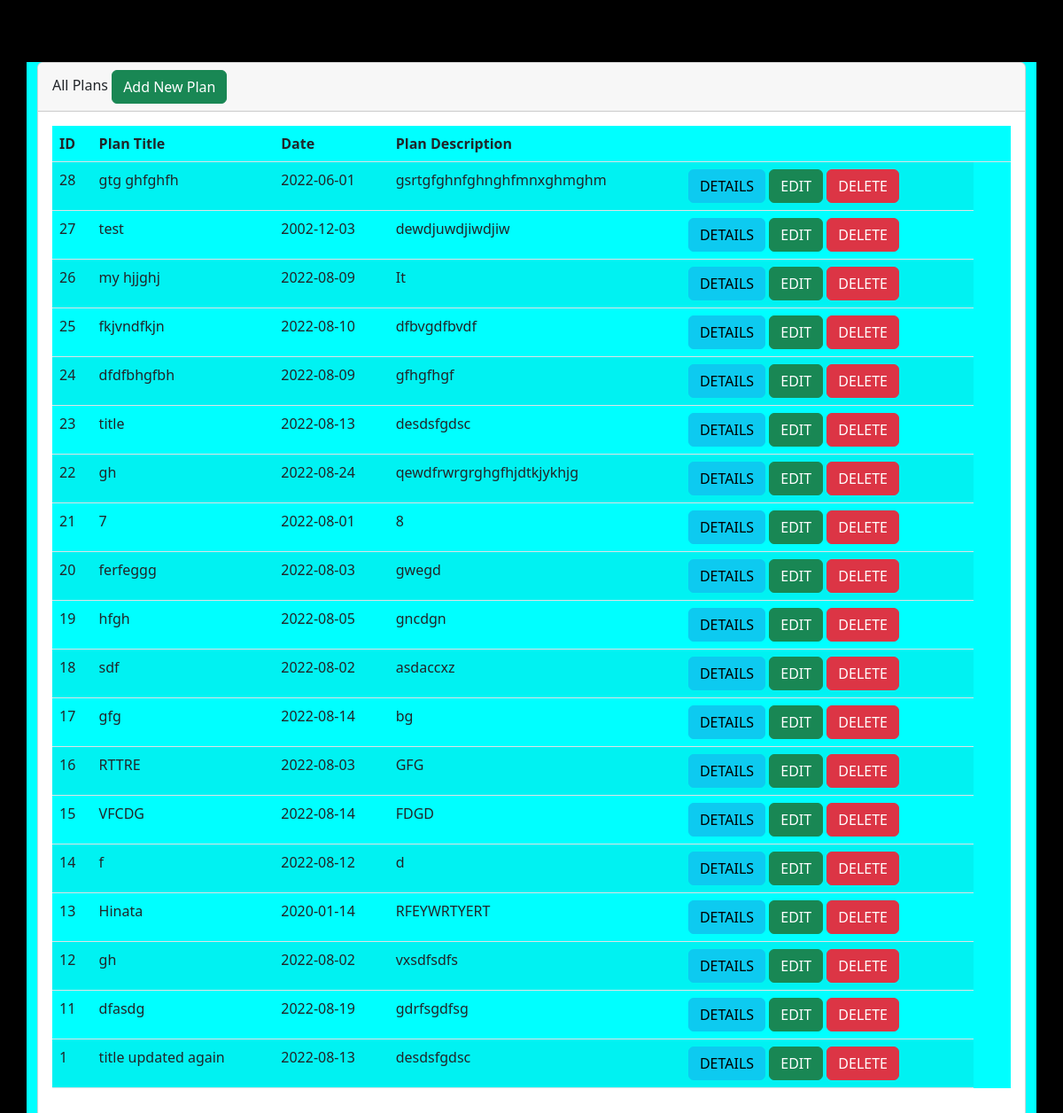
The app's page /index.php/plan with its own data.
### tables this page shows
CREATE TABLE `plans` (
  `id` int(20) NOT NULL,
  `title` varchar(200) NOT NULL,
  `planDate` varchar(15) NOT NULL,
  `description` text DEFAULT NULL
);

### application/controllers/Plan.php (called while the page is built, shortened)
<?php
class Plan extends CI_Controller
{
    function __construct()
    {
        $this->load->helper('url');
        $this->load->library('session');
        $this->load->model('PlanModel');
        $this->load->helper('form');
    }
    public function index()
    {
        $data = array();
        $data['viewPlanData'] = $this->PlanModel->viewPlanData();
        $this->load->view('plan_view', $data);
    }
}

### index.php (called while the page is built, shortened)
<?php
require_once BASEPATH.'core/CodeIgniter.php';

### application/models/PlanModel.php (called while the page is built, shortened)
<?php
class PlanModel extends CI_model
{
    function viewPlanData()
    {
        $this->db->select('*');
        $result = $this->db->order_by('id', 'desc')->get('plans');
        return $result->result();
    }
}

### application/views/plan_view.php (the view, shortened to what this page needs)
<!DOCTYPE html>
<html lang="en">
<head>
  <link href="<?php echo base_url(); ?>assets/css/bootstrap.min.css" rel="stylesheet" >
</head>
<body style="background-color:black">
  <section style="padding-top: 70px;">
    <div id="main">
      <div class="hero-container" data-aos="zoom-in" data-aos-delay="100">
        <div class="container" style="background-color:#00FFFF">
          <div class="row">
            <div class="col-md-12">
              <div class="card">
                <div class="card-header">
                  All Plans <a href="Plan/addpost" class="btn btn-success">Add New Plan</a>
                </div>
                <div class="card-body">
                  <table class="table table-striped" style="background-color:#00FFFF">
                    <thead>
                      <tr>
                        <th>ID</th>
                        <th>Plan Title</th>
                        <th>Date</th>
                        <th>Plan Description</th>
                        <th></th>
                        <th></th>
                        <th></th>
                      </tr>
                    </thead>
                    <tbody>
                      <?php foreach ($viewPlanData as $post) { ?>
                        <tr>
                          <td><?php echo $post->id; ?></td>
                          <td><?php echo $post->title; ?></td>
                          <td><?php echo $post->planDate; ?></td>
                          <td><?php echo $post->description; ?></td>
                          <td>
                            <a href="<?php echo base_url('plan/details/' . $post->id) ?>" class="btn btn-info">DETAILS</a>
                            <a href="<?php echo base_url('plan/editPost/' . $post->id) ?>" class="btn btn-success">EDIT</a>
                            <a href="<?php echo base_url('plan/deletePost/' . $post->id) ?>" class="btn btn-danger">DELETE</a>
                          </td>
                        </tr>
                      <?php } ?>
                    </tbody>
                  </table>
                </div>
              </div>
            </div>
          </div>
        </div>
      </div>
    </div>
  </section>
</html>

### records on screen
plans: id "28", title "gtg ghfghfh", planDate "2022-06-01", description "gsrtgfghnfghnghfmnxghmghm"
plans: id "27", title "test", planDate "2002-12-03", description "dewdjuwdjiwdjiw"
plans: id "26", title "my hjjghj", planDate "2022-08-09", description "It"
plans: id "25", title "fkjvndfkjn", planDate "2022-08-10", description "dfbvgdfbvdf"
plans: id "24", title "dfdfbhgfbh", planDate "2022-08-09", description "gfhgfhgf"
plans: id "23", title "title", planDate "2022-08-13", description "desdsfgdsc"
plans: id "22", title "gh", planDate "2022-08-24", description "qewdfrwrgrghgfhjdtkjykhjg"
plans: id "21", title "7", planDate "2022-08-01", description "8"
plans: id "20", title "ferfeggg", planDate "2022-08-03", description "gwegd"
plans: id "19", title "hfgh", planDate "2022-08-05", description "gncdgn"
plans: id "18", title "sdf", planDate "2022-08-02", description "asdaccxz"
plans: id "17", title "gfg", planDate "2022-08-14", description "bg"
plans: id "16", title "RTTRE", planDate "2022-08-03", description "GFG"
plans: id "15", title "VFCDG", planDate "2022-08-14", description "FDGD"
plans: id "14", title "f", planDate "2022-08-12", description "d"
plans: id "13", title "Hinata", planDate "2020-01-14", description "RFEYWRTYERT"
plans: id "12", title "gh", planDate "2022-08-02", description "vxsdfsdfs"
plans: id "11", title "dfasdg", planDate "2022-08-19", description "gdrfsgdfsg"
plans: id "1", title "title updated again", planDate "2022-08-13", description "desdsfgdsc"
